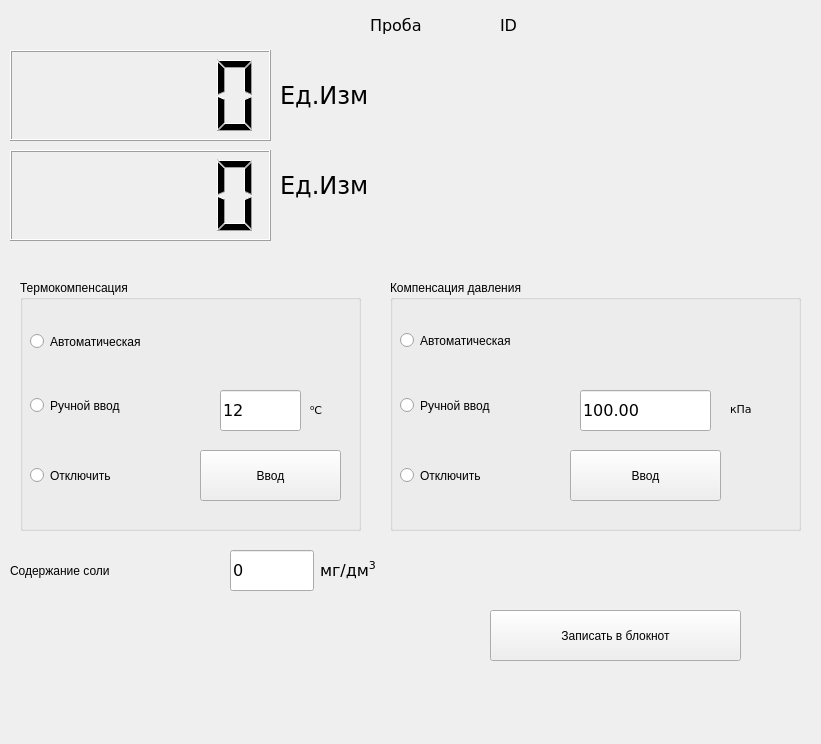
<?xml version="1.0" encoding="UTF-8"?>
<ui version="4.0">
 <class>fpO_2</class>
 <widget class="QMainWindow" name="fpO_2">
  <property name="geometry">
   <rect>
    <x>0</x>
    <y>0</y>
    <width>821</width>
    <height>744</height>
   </rect>
  </property>
  <property name="minimumSize">
   <size>
    <width>821</width>
    <height>744</height>
   </size>
  </property>
  <property name="maximumSize">
   <size>
    <width>821</width>
    <height>744</height>
   </size>
  </property>
  <property name="windowTitle">
   <string> Кислородомер</string>
  </property>
  <widget class="QWidget" name="centralwidget">
   <widget class="QLCDNumber" name="lcdMain">
    <property name="geometry">
     <rect>
      <x>10</x>
      <y>50</y>
      <width>261</width>
      <height>91</height>
     </rect>
    </property>
    <property name="sizePolicy">
     <sizepolicy hsizetype="Preferred" vsizetype="Preferred">
      <horstretch>1</horstretch>
      <verstretch>0</verstretch>
     </sizepolicy>
    </property>
    <property name="minimumSize">
     <size>
      <width>151</width>
      <height>41</height>
     </size>
    </property>
    <property name="palette">
     <palette>
      <active>
       <colorrole role="WindowText">
        <brush brushstyle="SolidPattern">
         <color alpha="255">
          <red>0</red>
          <green>0</green>
          <blue>0</blue>
         </color>
        </brush>
       </colorrole>
      </active>
      <inactive>
       <colorrole role="WindowText">
        <brush brushstyle="SolidPattern">
         <color alpha="255">
          <red>0</red>
          <green>0</green>
          <blue>0</blue>
         </color>
        </brush>
       </colorrole>
      </inactive>
      <disabled>
       <colorrole role="WindowText">
        <brush brushstyle="SolidPattern">
         <color alpha="255">
          <red>120</red>
          <green>120</green>
          <blue>120</blue>
         </color>
        </brush>
       </colorrole>
      </disabled>
     </palette>
    </property>
    <property name="smallDecimalPoint">
     <bool>true</bool>
    </property>
    <property name="value" stdset="0">
     <double>0.000000000000000</double>
    </property>
    <property name="intValue" stdset="0">
     <number>0</number>
    </property>
   </widget>
   <widget class="QLabel" name="lblEd">
    <property name="geometry">
     <rect>
      <x>280</x>
      <y>80</y>
      <width>191</width>
      <height>61</height>
     </rect>
    </property>
    <property name="minimumSize">
     <size>
      <width>4</width>
      <height>31</height>
     </size>
    </property>
    <property name="font">
     <font>
      <family>Verdana</family>
      <pointsize>18</pointsize>
      <weight>50</weight>
      <bold>false</bold>
     </font>
    </property>
    <property name="text">
     <string>Ед.Изм&lt;html&gt;&lt;head/&gt;&lt;body&gt;&lt;p/&gt;&lt;/body&gt;&lt;/html&gt;</string>
    </property>
   </widget>
   <widget class="QGroupBox" name="groupBox">
    <property name="geometry">
     <rect>
      <x>20</x>
      <y>280</y>
      <width>341</width>
      <height>251</height>
     </rect>
    </property>
    <property name="minimumSize">
     <size>
      <width>2</width>
      <height>105</height>
     </size>
    </property>
    <property name="title">
     <string>Термокомпенсация</string>
    </property>
    <property name="flat">
     <bool>false</bool>
    </property>
    <property name="checkable">
     <bool>false</bool>
    </property>
    <widget class="QRadioButton" name="rbAutoT">
     <property name="geometry">
      <rect>
       <x>10</x>
       <y>46</y>
       <width>221</width>
       <height>31</height>
      </rect>
     </property>
     <property name="minimumSize">
      <size>
       <width>107</width>
       <height>17</height>
      </size>
     </property>
     <property name="text">
      <string>Автоматическая</string>
     </property>
    </widget>
    <widget class="QRadioButton" name="rbManualT">
     <property name="geometry">
      <rect>
       <x>10</x>
       <y>110</y>
       <width>211</width>
       <height>31</height>
      </rect>
     </property>
     <property name="minimumSize">
      <size>
       <width>87</width>
       <height>17</height>
      </size>
     </property>
     <property name="text">
      <string>Ручной ввод</string>
     </property>
    </widget>
    <widget class="QRadioButton" name="rbOffT">
     <property name="geometry">
      <rect>
       <x>10</x>
       <y>180</y>
       <width>151</width>
       <height>31</height>
      </rect>
     </property>
     <property name="minimumSize">
      <size>
       <width>82</width>
       <height>17</height>
      </size>
     </property>
     <property name="text">
      <string>Отключить</string>
     </property>
    </widget>
    <widget class="QLineEdit" name="leTemp">
     <property name="geometry">
      <rect>
       <x>200</x>
       <y>110</y>
       <width>81</width>
       <height>41</height>
      </rect>
     </property>
     <property name="sizePolicy">
      <sizepolicy hsizetype="Expanding" vsizetype="Preferred">
       <horstretch>0</horstretch>
       <verstretch>0</verstretch>
      </sizepolicy>
     </property>
     <property name="minimumSize">
      <size>
       <width>6</width>
       <height>24</height>
      </size>
     </property>
     <property name="maximumSize">
      <size>
       <width>610</width>
       <height>310</height>
      </size>
     </property>
     <property name="font">
      <font>
       <family>Verdana</family>
       <pointsize>12</pointsize>
      </font>
     </property>
     <property name="text">
      <string>12</string>
     </property>
     <property name="frame">
      <bool>true</bool>
     </property>
    </widget>
    <widget class="QToolButton" name="tbEnterT">
     <property name="geometry">
      <rect>
       <x>180</x>
       <y>170</y>
       <width>141</width>
       <height>51</height>
      </rect>
     </property>
     <property name="minimumSize">
      <size>
       <width>4</width>
       <height>4</height>
      </size>
     </property>
     <property name="focusPolicy">
      <enum>Qt::NoFocus</enum>
     </property>
     <property name="text">
      <string>Ввод</string>
     </property>
    </widget>
    <widget class="QLabel" name="label">
     <property name="geometry">
      <rect>
       <x>290</x>
       <y>110</y>
       <width>41</width>
       <height>41</height>
      </rect>
     </property>
     <property name="minimumSize">
      <size>
       <width>18</width>
       <height>18</height>
      </size>
     </property>
     <property name="font">
      <font>
       <family>Verdana</family>
       <pointsize>12</pointsize>
      </font>
     </property>
     <property name="text">
      <string>&lt;html&gt;&lt;head/&gt;&lt;body&gt;&lt;p&gt;&lt;span style=&quot; font-size:8pt; vertical-align:super;&quot;&gt;o&lt;/span&gt;&lt;span style=&quot; font-size:8pt;&quot;&gt;С&lt;/span&gt;&lt;/p&gt;&lt;/body&gt;&lt;/html&gt;</string>
     </property>
    </widget>
   </widget>
   <widget class="QLabel" name="label_5">
    <property name="geometry">
     <rect>
      <x>370</x>
      <y>10</y>
      <width>121</width>
      <height>31</height>
     </rect>
    </property>
    <property name="minimumSize">
     <size>
      <width>19</width>
      <height>18</height>
     </size>
    </property>
    <property name="font">
     <font>
      <family>Verdana</family>
      <pointsize>12</pointsize>
     </font>
    </property>
    <property name="text">
     <string>Проба</string>
    </property>
   </widget>
   <widget class="QLabel" name="lblID">
    <property name="geometry">
     <rect>
      <x>500</x>
      <y>10</y>
      <width>251</width>
      <height>31</height>
     </rect>
    </property>
    <property name="minimumSize">
     <size>
      <width>19</width>
      <height>18</height>
     </size>
    </property>
    <property name="font">
     <font>
      <family>Verdana</family>
      <pointsize>12</pointsize>
     </font>
    </property>
    <property name="text">
     <string>ID</string>
    </property>
   </widget>
   <widget class="QLCDNumber" name="lcdMain_2">
    <property name="geometry">
     <rect>
      <x>10</x>
      <y>150</y>
      <width>261</width>
      <height>91</height>
     </rect>
    </property>
    <property name="sizePolicy">
     <sizepolicy hsizetype="Preferred" vsizetype="Preferred">
      <horstretch>1</horstretch>
      <verstretch>0</verstretch>
     </sizepolicy>
    </property>
    <property name="minimumSize">
     <size>
      <width>151</width>
      <height>41</height>
     </size>
    </property>
    <property name="palette">
     <palette>
      <active>
       <colorrole role="WindowText">
        <brush brushstyle="SolidPattern">
         <color alpha="255">
          <red>0</red>
          <green>0</green>
          <blue>0</blue>
         </color>
        </brush>
       </colorrole>
      </active>
      <inactive>
       <colorrole role="WindowText">
        <brush brushstyle="SolidPattern">
         <color alpha="255">
          <red>0</red>
          <green>0</green>
          <blue>0</blue>
         </color>
        </brush>
       </colorrole>
      </inactive>
      <disabled>
       <colorrole role="WindowText">
        <brush brushstyle="SolidPattern">
         <color alpha="255">
          <red>120</red>
          <green>120</green>
          <blue>120</blue>
         </color>
        </brush>
       </colorrole>
      </disabled>
     </palette>
    </property>
    <property name="smallDecimalPoint">
     <bool>true</bool>
    </property>
    <property name="value" stdset="0">
     <double>0.000000000000000</double>
    </property>
    <property name="intValue" stdset="0">
     <number>0</number>
    </property>
   </widget>
   <widget class="QLabel" name="lblEd_2">
    <property name="geometry">
     <rect>
      <x>280</x>
      <y>170</y>
      <width>181</width>
      <height>61</height>
     </rect>
    </property>
    <property name="minimumSize">
     <size>
      <width>4</width>
      <height>31</height>
     </size>
    </property>
    <property name="font">
     <font>
      <family>Verdana</family>
      <pointsize>18</pointsize>
      <weight>50</weight>
      <bold>false</bold>
     </font>
    </property>
    <property name="text">
     <string>Ед.Изм&lt;html&gt;&lt;head/&gt;&lt;body&gt;&lt;p/&gt;&lt;/body&gt;&lt;/html&gt;</string>
    </property>
   </widget>
   <widget class="QGroupBox" name="groupBox_2">
    <property name="geometry">
     <rect>
      <x>390</x>
      <y>280</y>
      <width>411</width>
      <height>251</height>
     </rect>
    </property>
    <property name="minimumSize">
     <size>
      <width>2</width>
      <height>105</height>
     </size>
    </property>
    <property name="title">
     <string>Компенсация давления</string>
    </property>
    <property name="flat">
     <bool>false</bool>
    </property>
    <property name="checkable">
     <bool>false</bool>
    </property>
    <widget class="QRadioButton" name="rbManualP">
     <property name="geometry">
      <rect>
       <x>10</x>
       <y>110</y>
       <width>171</width>
       <height>31</height>
      </rect>
     </property>
     <property name="minimumSize">
      <size>
       <width>87</width>
       <height>17</height>
      </size>
     </property>
     <property name="text">
      <string>Ручной ввод</string>
     </property>
    </widget>
    <widget class="QRadioButton" name="rbOffP">
     <property name="geometry">
      <rect>
       <x>10</x>
       <y>180</y>
       <width>181</width>
       <height>31</height>
      </rect>
     </property>
     <property name="minimumSize">
      <size>
       <width>82</width>
       <height>17</height>
      </size>
     </property>
     <property name="text">
      <string>Отключить</string>
     </property>
    </widget>
    <widget class="QLineEdit" name="lePressure">
     <property name="geometry">
      <rect>
       <x>190</x>
       <y>110</y>
       <width>131</width>
       <height>41</height>
      </rect>
     </property>
     <property name="sizePolicy">
      <sizepolicy hsizetype="Expanding" vsizetype="Preferred">
       <horstretch>0</horstretch>
       <verstretch>0</verstretch>
      </sizepolicy>
     </property>
     <property name="minimumSize">
      <size>
       <width>6</width>
       <height>24</height>
      </size>
     </property>
     <property name="maximumSize">
      <size>
       <width>6179</width>
       <height>317</height>
      </size>
     </property>
     <property name="font">
      <font>
       <family>Verdana</family>
       <pointsize>12</pointsize>
      </font>
     </property>
     <property name="text">
      <string>100.00</string>
     </property>
     <property name="frame">
      <bool>true</bool>
     </property>
    </widget>
    <widget class="QToolButton" name="tbEnterP">
     <property name="geometry">
      <rect>
       <x>180</x>
       <y>170</y>
       <width>151</width>
       <height>51</height>
      </rect>
     </property>
     <property name="minimumSize">
      <size>
       <width>4</width>
       <height>4</height>
      </size>
     </property>
     <property name="focusPolicy">
      <enum>Qt::NoFocus</enum>
     </property>
     <property name="text">
      <string>Ввод</string>
     </property>
    </widget>
    <widget class="QLabel" name="label_2">
     <property name="geometry">
      <rect>
       <x>340</x>
       <y>103</y>
       <width>51</width>
       <height>51</height>
      </rect>
     </property>
     <property name="minimumSize">
      <size>
       <width>18</width>
       <height>18</height>
      </size>
     </property>
     <property name="font">
      <font>
       <family>Verdana</family>
       <pointsize>8</pointsize>
      </font>
     </property>
     <property name="text">
      <string>кПа</string>
     </property>
    </widget>
    <widget class="QRadioButton" name="rbAutoP">
     <property name="geometry">
      <rect>
       <x>10</x>
       <y>40</y>
       <width>221</width>
       <height>41</height>
      </rect>
     </property>
     <property name="minimumSize">
      <size>
       <width>107</width>
       <height>17</height>
      </size>
     </property>
     <property name="text">
      <string>Автоматическая</string>
     </property>
    </widget>
   </widget>
   <widget class="QToolButton" name="tbSaveToNotepad">
    <property name="geometry">
     <rect>
      <x>490</x>
      <y>610</y>
      <width>251</width>
      <height>51</height>
     </rect>
    </property>
    <property name="minimumSize">
     <size>
      <width>71</width>
      <height>31</height>
     </size>
    </property>
    <property name="focusPolicy">
     <enum>Qt::NoFocus</enum>
    </property>
    <property name="text">
     <string>Записать в блокнот</string>
    </property>
   </widget>
   <widget class="QLineEdit" name="leSalt">
    <property name="geometry">
     <rect>
      <x>230</x>
      <y>550</y>
      <width>84</width>
      <height>41</height>
     </rect>
    </property>
    <property name="sizePolicy">
     <sizepolicy hsizetype="Expanding" vsizetype="Preferred">
      <horstretch>0</horstretch>
      <verstretch>0</verstretch>
     </sizepolicy>
    </property>
    <property name="minimumSize">
     <size>
      <width>81</width>
      <height>31</height>
     </size>
    </property>
    <property name="font">
     <font>
      <family>Verdana</family>
      <pointsize>12</pointsize>
     </font>
    </property>
    <property name="text">
     <string>0</string>
    </property>
    <property name="frame">
     <bool>true</bool>
    </property>
    <property name="readOnly">
     <bool>true</bool>
    </property>
   </widget>
   <widget class="QLabel" name="label_6">
    <property name="geometry">
     <rect>
      <x>10</x>
      <y>560</y>
      <width>211</width>
      <height>21</height>
     </rect>
    </property>
    <property name="minimumSize">
     <size>
      <width>111</width>
      <height>21</height>
     </size>
    </property>
    <property name="font">
     <font>
      <pointsize>9</pointsize>
     </font>
    </property>
    <property name="lineWidth">
     <number>-5</number>
    </property>
    <property name="text">
     <string>Содержание соли</string>
    </property>
   </widget>
   <widget class="QLabel" name="label_4">
    <property name="geometry">
     <rect>
      <x>320</x>
      <y>550</y>
      <width>111</width>
      <height>41</height>
     </rect>
    </property>
    <property name="minimumSize">
     <size>
      <width>61</width>
      <height>31</height>
     </size>
    </property>
    <property name="font">
     <font>
      <family>Verdana</family>
      <pointsize>12</pointsize>
     </font>
    </property>
    <property name="text">
     <string>&lt;html&gt;&lt;head/&gt;&lt;body&gt;&lt;p&gt;мг/дм&lt;span style=&quot; vertical-align:super;&quot;&gt;3&lt;/span&gt;&lt;/p&gt;&lt;/body&gt;&lt;/html&gt;</string>
    </property>
   </widget>
   <zorder>label_5</zorder>
   <zorder>lblID</zorder>
   <zorder>lcdMain</zorder>
   <zorder>lblEd</zorder>
   <zorder>groupBox</zorder>
   <zorder>lcdMain_2</zorder>
   <zorder>lblEd_2</zorder>
   <zorder>groupBox_2</zorder>
   <zorder>tbSaveToNotepad</zorder>
   <zorder>leSalt</zorder>
   <zorder>label_6</zorder>
   <zorder>label_4</zorder>
  </widget>
  <widget class="QMenuBar" name="menubar">
   <property name="geometry">
    <rect>
     <x>0</x>
     <y>0</y>
     <width>821</width>
     <height>38</height>
    </rect>
   </property>
  </widget>
  <action name="actConf">
   <property name="text">
    <string>Градуировка</string>
   </property>
  </action>
  <action name="action">
   <property name="text">
    <string>Градуировка</string>
   </property>
  </action>
  <action name="action_2">
   <property name="text">
    <string>Сохранить профиль</string>
   </property>
  </action>
  <action name="action_3">
   <property name="text">
    <string>Редактировать профиль</string>
   </property>
  </action>
  <action name="action_4">
   <property name="text">
    <string>График</string>
   </property>
  </action>
  <action name="action_5">
   <property name="text">
    <string>Таблица результатов</string>
   </property>
  </action>
 </widget>
 <resources/>
 <connections/>
</ui>
